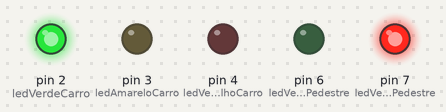
This sketch was run on a simulated Arduino Uno, built with avr-gcc and run on an emulated ATmega328P. Shown: output pins drawn as LEDs (lit = HIGH).

Above: at 2.5 s.
At 7.5 s:
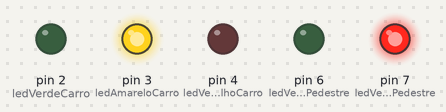
At 12.5 s:
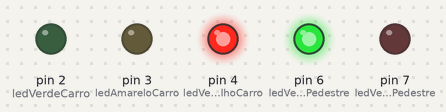
Timing chart, 0 to 19.5 s (numbered marks = the images above):
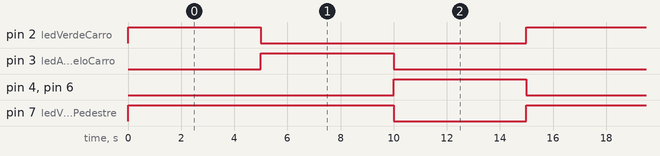

Measured:
- by itself, pin 7 (ledVermelhoPedestre): alternates HIGH for 10.0 s and LOW for 5.0 s
- by itself, pin 2 (ledVerdeCarro), pin 3 (ledAmareloCarro), pin 4 (ledVermelhoCarro), pin 6 (ledVerdePedestre): alternates HIGH for 5.0 s and LOW for 10.0 s
- by itself, everything shown: repeats every 15.0 s, in 4 steps

The sketch:

Semaforo_CarroPedestre.ino
```cpp
// C++ code

/*
  LISTA DE MATERIAIS
  1 Arduino Uno R3
  2 leds verdes
  2 leds vermelhos
  1 led amarelo
  5 resistores 220 ohms ou superior - normalmente eu uso resistores de 330 ohms
  jumpers para as conexões

*/

//	Declaração das variáveis do semáforo para os carros
int ledVerdeCarro = 2;
int ledAmareloCarro = 3;
int ledVermelhoCarro = 4;

//	Declaração das variáveis do semaforo para os pedestres
int ledVerdePedestre = 6;
int ledVermelhoPedestre = 7;

void setup(){
  pinMode(ledVerdeCarro, OUTPUT);
  pinMode(ledAmareloCarro, OUTPUT);
  pinMode(ledVermelhoCarro, OUTPUT);
  pinMode(ledVerdePedestre, OUTPUT);
  pinMode(ledVermelhoPedestre, OUTPUT);
}

void loop(){
  digitalWrite(ledVerdeCarro, HIGH);
  digitalWrite(ledVermelhoPedestre, HIGH);

  delay(5000);

  digitalWrite(ledVerdeCarro, LOW);
  digitalWrite(ledAmareloCarro, HIGH);

  delay(5000);

  digitalWrite(ledVermelhoPedestre, LOW);

  digitalWrite(ledAmareloCarro, LOW);
  digitalWrite(ledVermelhoCarro, HIGH);
  digitalWrite(ledVerdePedestre, HIGH);

  delay(5000);

  digitalWrite(ledVermelhoCarro, LOW);
  digitalWrite(ledVerdePedestre, LOW);
  digitalWrite(ledVerdeCarro, LOW);
}
```
